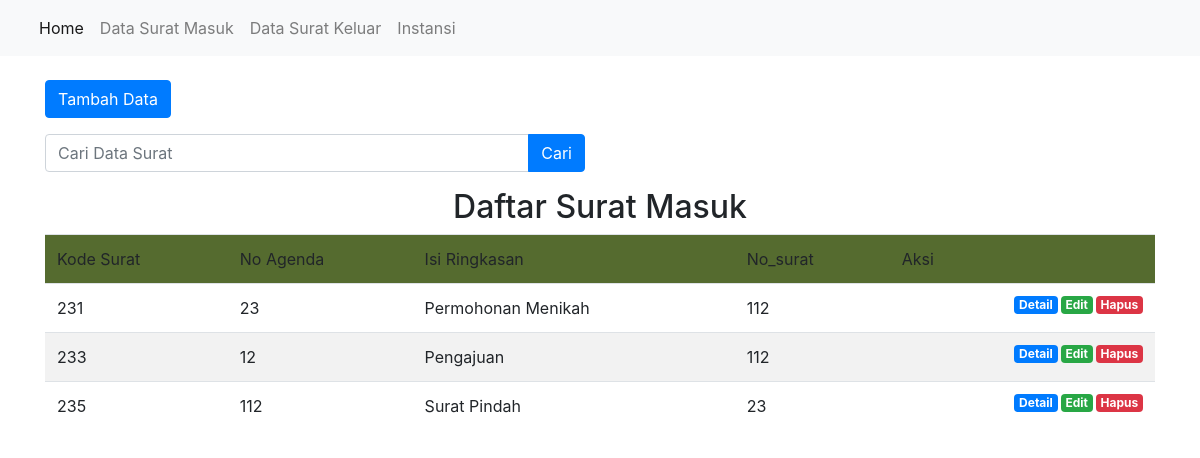
The page /index.php/surat_masuk on the database its author committed.
### tables this page shows
CREATE TABLE `surat_masuk` (
  `kode_surat` int(100) NOT NULL,
  `nomor_instansi` int(100) NOT NULL,
  `no_agenda` int(100) NOT NULL,
  `isi_ringkasan` varchar(100) NOT NULL,
  `no_surat` varchar(100) NOT NULL,
  `tgl_surat` date NOT NULL,
  `tgl_diterima` date NOT NULL,
  `penerima` varchar(100) NOT NULL
);

### application/controllers/surat_masuk.php (called while the page is built, shortened)
<?php
class surat_masuk extends CI_Controller
{
        public function __construct()
        {
                $this->load->model('suratmasuk_model');
        }
        public function index()
        {
                $data['title'] = 'List Surat';
                $data['surat_masuk'] = $this->suratmasuk_model->getAllsurat_masuk();
                $this->load->view('template/header', $data);
                $this->load->view('surat_masuk/index', $data);
                $this->load->view('template/footer');
        }
}

### index.php (called while the page is built, shortened)
<?php
require_once BASEPATH.'core/CodeIgniter.php';

### application/models/suratmasuk_model.php (called while the page is built, shortened)
<?php
class suratmasuk_model extends CI_Model
{
    public function getAllsurat_masuk()
    {
        $this->db->select('*');
        $this->db->from('surat_masuk sm');
        $this->db->join('instansi i', 'i.nomor_instansi = sm.nomor_instansi');
        return $this->db->get()->result_array();
    }
}

### application/views/surat_masuk/index.php (the view, shortened to what this page needs)
<div class="container">
    <div class="row mt-4">
        <div class="col-md-6">
            <a href="<?= base_url(); ?>surat_masuk/tambah" class="btn btn-primary"> Tambah Data </a>
        </div>
    </div>
    <div class="row mt-3">
        <div class="col-md-6">
            <form action="" method="post">
                <div class="input-group">
                    <input type="text" class="form-control" placeholder="Cari Data Surat" name="keyword">
                    <div class="input-group-append">
                        <button class="btn btn-primary" type="submit">Cari</button>
                    </div>
                </div>
            </form>
        </div>
    </div>
    <div class="row mt-3">
        <div class="col-lg-12">
            <h2 class="text-center">Daftar Surat Masuk</h2>
            <table class="table table-striped">
                <tr style="background-color: darkolivegreen">
                    <td>Kode Surat</td>
                    <td>No Agenda</td>
                    <td>Isi Ringkasan</td>
                    <td>No_surat</td>
                    <td>Aksi</td>
                </tr>
                <?php foreach ($surat_masuk as $srt) : ?>
                    <tr>
                        <td><?= $srt['kode_surat']; ?></td>
                        <td><?= $srt['no_agenda']; ?></td>
                        <td><?= $srt['isi_ringkasan']; ?></td>
                        <td><?= $srt['no_surat']; ?></td>
                        <td>
                            <a href="<?= base_url(); ?>surat_masuk/hapus/<?= $srt['kode_surat']; ?>" class="badge badge-danger float-right" onclick="return confirm('Yakin Data ini akan dihapus');">Hapus</a>
                            <a href="<?= base_url(); ?>surat_masuk/edit/<?= $srt['kode_surat']; ?>" class="badge badge-success float-right">Edit</a>
                            <a href="<?= base_url(); ?>surat_masuk/detail/<?= $srt['kode_surat']; ?>" class="badge badge-primary float-right">Detail</a>
                        </td>
                    <?php endforeach; ?>
                    </tr>
            </table>
        </div>
    </div>
</div>

### application/views/template/header.php (shortened to what this page needs)
<!doctype html>
<html lang="en">
<head>
  <link rel="stylesheet" href="https://stackpath.bootstrapcdn.com/bootstrap/4.1.3/css/bootstrap.min.css">
</head>
<body>
  <nav class="navbar navbar-expand-lg navbar-light bg-light">
    <div class="container col-12">
      <div class="collapse navbar-collapse" id="navbarNav">
        <ul class="navbar-nav">
          <li class="nav-item active">
            <a class="nav-link" href="<?= base_url(); ?>">Home <span class="sr-only">(current)</span></a>
          </li>
          <li class="nav-item">
            <a class="nav-link" href="<?= base_url('surat_masuk'); ?>">Data Surat Masuk</a>
          </li>
          <li class="nav-item">
            <a class="nav-link" href="<?= base_url('surat_keluar'); ?>">Data Surat Keluar</a>
          </li>
          <li class="nav-item">
            <a class="nav-link" href="<?= base_url('instansi'); ?>">Instansi</a>
          </li>
        </ul>
      </div>
    </div>
  </nav>

### application/views/template/footer.php (shortened to what this page needs)
  </body>
</html>

### application/views/template/header.php (style rules this page uses)
.badge { margin-left: 3px; }

### rows shown on the page
surat_masuk: kode_surat "231", no_agenda "23", isi_ringkasan "Permohonan Menikah", no_surat "112"
surat_masuk: kode_surat "233", no_agenda "12", isi_ringkasan "Pengajuan", no_surat "112"
surat_masuk: kode_surat "235", no_agenda "112", isi_ringkasan "Surat Pindah", no_surat "23"
